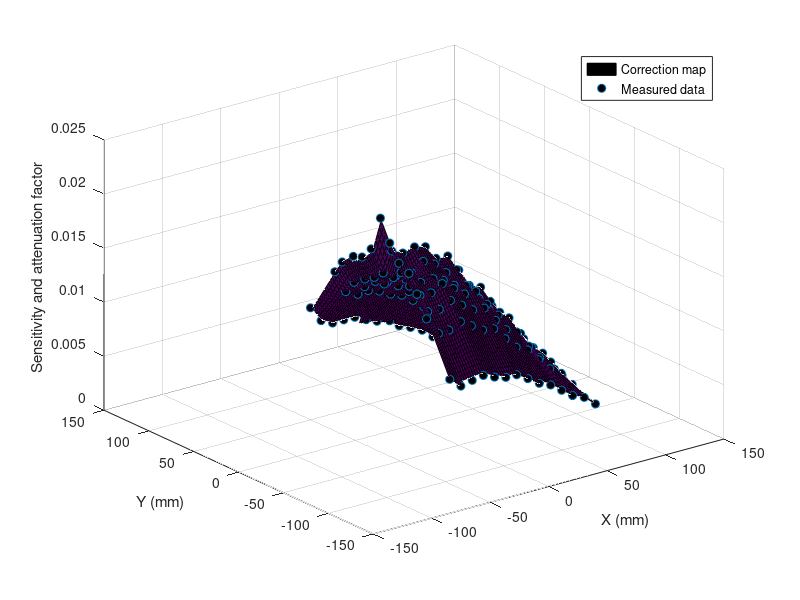

Source code (MATLAB): (Note: this script raises an error after producing the figure.)
%%% This script does interpolation and makes sens correction map %%%

%%% Load the point source data
pin = load('sens_pin1_1.mat'); % with one row of extrap values
% inside:
%        ar(:,1)  x [mm], 
%        ar(:,2)  y [mm], 
%        ar(:,4)  sensitivity [counts/sec/kBq]
%        ar(:,7)  abs error on sensitivity [counts/sec/kBq]
br = 0.9030; 
%%% Interpolate
% grid of query points for interpolation
[xq,yq] = meshgrid(linspace(-119,119,120),linspace(-119,119,120));
pin.ar(:,4) = pin.ar(:,4)*10^(-3)/br; % making sensitivity dimensionless plus corr on br ratio
%pin.ar(:,7) = sqrt(pin.ar(:,7).^2 + e_br^2)*10^(-3); % making abs error on sensitivity dimensionless plus corr on br ratio
%err_map = max(ar(:,7));
map = griddata(pin.ar(:,1),pin.ar(:,2),pin.ar(:,4),xq,yq); % map is dimensionless
%err_map = griddata(pin.ar(:,1),pin.ar(:,2),pin.ar(:,7),xq,yq); % abs error bar map is dimensionless 
%save('sens_corr_map_pin_3_1.mat','map');


range = [-119:2:119];
r = [-39:2:97]
fig = figure;
%clesubplot(1,2,1);
surf(range,range,map,'DisplayName','Correction map');
xlabel('X (mm)');
ylabel('Y (mm)');
zlabel('Sensitivity and attenuation factor');
hold on
scatter3(pin.ar(:,1),pin.ar(:,2),pin.ar(:,4),'o','MarkerFaceColor', 'k','DisplayName','Measured data')
legend

A = sum(map(58:62,:),'omitnan')
A = A(A ~= 0);
return;
subplot(1,2,2);
%sum(map(50:70,:))
hold on;
%plot(range,rescale(sum(map,1,'omitnan')),'-ob')
%line([-39.3 -39.3],[0 1])
plot(r,rescale(A),'-k','DisplayName','8 mm slice of map along beam direction','LineWidth',2)
rectangle('Position',[-39.3 0 180 1], 'FaceColor', [0 0 1 0.1], 'EdgeColor', [0 0 1 0.5])
hline = line(NaN,NaN,'LineStyle','-','Color',[0 0 1 0.5],'DisplayName','Position of PMMA');
xlabel('X (mm)');
ylabel('Sensitivity and attenuation factor scaled (a.u.)');
xlim([-100 100])
ylim([0 1])
legend

set(findall(gcf,'-property','FontSize'),'FontSize',14)
fig.Position = [500 500 1000 500]
orient(fig,'landscape')
print(fig,'LandscapePage.pdf','-dpdf')
